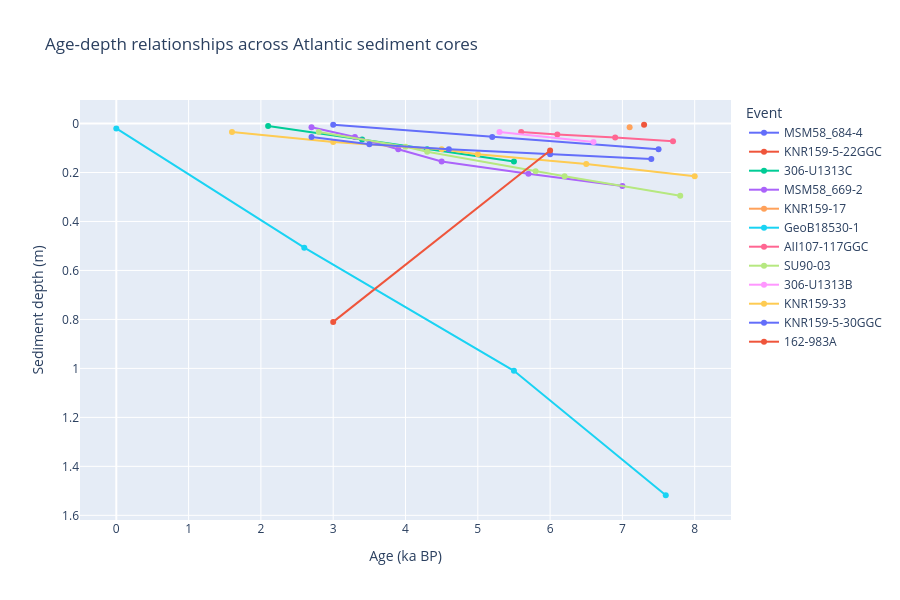

Notebook code for this chart:
### Code cell
fig = px.line(
    d_samples_qc.sort_values("depth_m"),
    x="age_ka_bp",
    y="depth_m",
    color="event_id",
    markers=True,
    hover_data=["sample_id", "hole", "age_depth_qc"],
    title="Age-depth relationships across Atlantic sediment cores",
    labels={
        "age_ka_bp": "Age (ka BP)",
        "depth_m": "Sediment depth (m)",
        "event_id": "Event",
    },
)

fig.update_yaxes(autorange="reversed")
fig.update_layout(height=600)

fig.show()

### Figure 1 — Plotly figure (JSON) as saved in the notebook; plotly's stock layout.template omitted (floating-point values rounded to 4 significant figures)
{"data": [{"customdata": [["LIPPOLD2024_0034", null, "pass"], ["LIPPOLD2024_0035", null, "pass"], ["LIPPOLD2024_0036", null, "pass"]], "hovertemplate": "Event=MSM58_684-4<br>Age (ka BP)=%{x}<br>Sediment depth (m)=%{y}<br>sample_id=%{customdata[0]}<br>hole=%{customdata[1]}<br>age_depth_qc=%{customdata[2]}<extra></extra>", "legendgroup": "MSM58_684-4", "line": {"color": "#636efa", "dash": "solid"}, "marker": {"symbol": "circle"}, "mode": "lines+markers", "name": "MSM58_684-4", "orientation": "v", "showlegend": true, "type": "scatter", "x": [3.0, 5.2, 7.5], "xaxis": "x", "y": [0.005, 0.055, 0.105], "yaxis": "y"}, {"customdata": [["LIPPOLD2024_0016", null, "pass"]], "hovertemplate": "Event=KNR159-5-22GGC<br>Age (ka BP)=%{x}<br>Sediment depth (m)=%{y}<br>sample_id=%{customdata[0]}<br>hole=%{customdata[1]}<br>age_depth_qc=%{customdata[2]}<extra></extra>", "legendgroup": "KNR159-5-22GGC", "line": {"color": "#EF553B", "dash": "solid"}, "marker": {"symbol": "circle"}, "mode": "lines+markers", "name": "KNR159-5-22GGC", "orientation": "v", "showlegend": true, "type": "scatter", "x": [7.3], "xaxis": "x", "y": [0.005], "yaxis": "y"}, {"customdata": [["LIPPOLD2024_0009", "C1H1A", "pass"], ["LIPPOLD2024_0010", "C1H1A", "pass"], ["LIPPOLD2024_0011", "C1H1A", "pass"], ["LIPPOLD2024_0013", "C1H1A", "pass"]], "hovertemplate": "Event=306-U1313C<br>Age (ka BP)=%{x}<br>Sediment depth (m)=%{y}<br>sample_id=%{customdata[0]}<br>hole=%{customdata[1]}<br>age_depth_qc=%{customdata[2]}<extra></extra>", "legendgroup": "306-U1313C", "line": {"color": "#00cc96", "dash": "solid"}, "marker": {"symbol": "circle"}, "mode": "lines+markers", "name": "306-U1313C", "orientation": "v", "showlegend": true, "type": "scatter", "x": [2.1, 3.4, 4.3, 5.5], "xaxis": "x", "y": [0.01, 0.065, 0.105, 0.155], "yaxis": "y"}, {"customdata": [["LIPPOLD2024_0028", null, "pass"], ["LIPPOLD2024_0029", null, "pass"], ["LIPPOLD2024_0030", null, "pass"], ["LIPPOLD2024_0031", null, "pass"], ["LIPPOLD2024_0032", null, "pass"], ["LIPPOLD2024_0033", null, "pass"]], "hovertemplate": "Event=MSM58_669-2<br>Age (ka BP)=%{x}<br>Sediment depth (m)=%{y}<br>sample_id=%{customdata[0]}<br>hole=%{customdata[1]}<br>age_depth_qc=%{customdata[2]}<extra></extra>", "legendgroup": "MSM58_669-2", "line": {"color": "#ab63fa", "dash": "solid"}, "marker": {"symbol": "circle"}, "mode": "lines+markers", "name": "MSM58_669-2", "orientation": "v", "showlegend": true, "type": "scatter", "x": [2.7, 3.3, 3.9, 4.5, 5.7, 7.0], "xaxis": "x", "y": [0.015, 0.055, 0.105, 0.155, 0.205, 0.255], "yaxis": "y"}, {"customdata": [["LIPPOLD2024_0015", null, "pass"]], "hovertemplate": "Event=KNR159-17<br>Age (ka BP)=%{x}<br>Sediment depth (m)=%{y}<br>sample_id=%{customdata[0]}<br>hole=%{customdata[1]}<br>age_depth_qc=%{customdata[2]}<extra></extra>", "legendgroup": "KNR159-17", "line": {"color": "#FFA15A", "dash": "solid"}, "marker": {"symbol": "circle"}, "mode": "lines+markers", "name": "KNR159-17", "orientation": "v", "showlegend": true, "type": "scatter", "x": [7.1], "xaxis": "x", "y": [0.015], "yaxis": "y"}, {"customdata": [["LIPPOLD2024_0005", null, "pass"], ["LIPPOLD2024_0006", null, "pass"], ["LIPPOLD2024_0007", null, "pass"], ["LIPPOLD2024_0008", null, "pass"]], "hovertemplate": "Event=GeoB18530-1<br>Age (ka BP)=%{x}<br>Sediment depth (m)=%{y}<br>sample_id=%{customdata[0]}<br>hole=%{customdata[1]}<br>age_depth_qc=%{customdata[2]}<extra></extra>", "legendgroup": "GeoB18530-1", "line": {"color": "#19d3f3", "dash": "solid"}, "marker": {"symbol": "circle"}, "mode": "lines+markers", "name": "GeoB18530-1", "orientation": "v", "showlegend": true, "type": "scatter", "x": [0.0, 2.6, 5.5, 7.6], "xaxis": "x", "y": [0.02, 0.507, 1.01, 1.518], "yaxis": "y"}, {"customdata": [["LIPPOLD2024_0001", null, "pass"], ["LIPPOLD2024_0002", null, "pass"], ["LIPPOLD2024_0003", null, "pass"], ["LIPPOLD2024_0004", null, "pass"]], "hovertemplate": "Event=AII107-117GGC<br>Age (ka BP)=%{x}<br>Sediment depth (m)=%{y}<br>sample_id=%{customdata[0]}<br>hole=%{customdata[1]}<br>age_depth_qc=%{customdata[2]}<extra></extra>", "legendgroup": "AII107-117GGC", "line": {"color": "#FF6692", "dash": "solid"}, "marker": {"symbol": "circle"}, "mode": "lines+markers", "name": "AII107-117GGC", "orientation": "v", "showlegend": true, "type": "scatter", "x": [5.6, 6.1, 6.9, 7.7], "xaxis": "x", "y": [0.035, 0.045, 0.0575, 0.0725], "yaxis": "y"}, {"customdata": [["LIPPOLD2024_0039", null, "pass"], ["LIPPOLD2024_0040", null, "pass"], ["LIPPOLD2024_0041", null, "pass"], ["LIPPOLD2024_0042", null, "pass"], ["LIPPOLD2024_0043", null, "pass"], ["LIPPOLD2024_0044", null, "pass"]], "hovertemplate": "Event=SU90-03<br>Age (ka BP)=%{x}<br>Sediment depth (m)=%{y}<br>sample_id=%{customdata[0]}<br>hole=%{customdata[1]}<br>age_depth_qc=%{customdata[2]}<extra></extra>", "legendgroup": "SU90-03", "line": {"color": "#B6E880", "dash": "solid"}, "marker": {"symbol": "circle"}, "mode": "lines+markers", "name": "SU90-03", "orientation": "v", "showlegend": true, "type": "scatter", "x": [2.8, 4.0, 4.3, 5.8, 6.2, 7.8], "xaxis": "x", "y": [0.035, 0.095, 0.115, 0.195, 0.215, 0.295], "yaxis": "y"}, {"customdata": [["LIPPOLD2024_0012", "B1H1W", "pass"], ["LIPPOLD2024_0014", "B1H1A", "pass"]], "hovertemplate": "Event=306-U1313B<br>Age (ka BP)=%{x}<br>Sediment depth (m)=%{y}<br>sample_id=%{customdata[0]}<br>hole=%{customdata[1]}<br>age_depth_qc=%{customdata[2]}<extra></extra>", "legendgroup": "306-U1313B", "line": {"color": "#FF97FF", "dash": "solid"}, "marker": {"symbol": "circle"}, "mode": "lines+markers", "name": "306-U1313B", "orientation": "v", "showlegend": true, "type": "scatter", "x": [5.3, 6.6], "xaxis": "x", "y": [0.035, 0.075], "yaxis": "y"}, {"customdata": [["LIPPOLD2024_0022", null, "pass"], ["LIPPOLD2024_0023", null, "pass"], ["LIPPOLD2024_0024", null, "pass"], ["LIPPOLD2024_0025", null, "pass"], ["LIPPOLD2024_0026", null, "pass"], ["LIPPOLD2024_0027", null, "pass"]], "hovertemplate": "Event=KNR159-33<br>Age (ka BP)=%{x}<br>Sediment depth (m)=%{y}<br>sample_id=%{customdata[0]}<br>hole=%{customdata[1]}<br>age_depth_qc=%{customdata[2]}<extra></extra>", "legendgroup": "KNR159-33", "line": {"color": "#FECB52", "dash": "solid"}, "marker": {"symbol": "circle"}, "mode": "lines+markers", "name": "KNR159-33", "orientation": "v", "showlegend": true, "type": "scatter", "x": [1.6, 3.0, 4.5, 5.0, 6.5, 8.0], "xaxis": "x", "y": [0.035, 0.075, 0.105, 0.125, 0.165, 0.215], "yaxis": "y"}, {"customdata": [["LIPPOLD2024_0017", null, "pass"], ["LIPPOLD2024_0018", null, "pass"], ["LIPPOLD2024_0019", null, "pass"], ["LIPPOLD2024_0020", null, "pass"], ["LIPPOLD2024_0021", null, "pass"]], "hovertemplate": "Event=KNR159-5-30GGC<br>Age (ka BP)=%{x}<br>Sediment depth (m)=%{y}<br>sample_id=%{customdata[0]}<br>hole=%{customdata[1]}<br>age_depth_qc=%{customdata[2]}<extra></extra>", "legendgroup": "KNR159-5-30GGC", "line": {"color": "#636efa", "dash": "solid"}, "marker": {"symbol": "circle"}, "mode": "lines+markers", "name": "KNR159-5-30GGC", "orientation": "v", "showlegend": true, "type": "scatter", "x": [2.7, 3.5, 4.6, 6.0, 7.4], "xaxis": "x", "y": [0.055, 0.085, 0.105, 0.125, 0.145], "yaxis": "y"}, {"customdata": [["LIPPOLD2024_0038", "AH2W", "review_depth_scale"], ["LIPPOLD2024_0037", "AH1W", "review_depth_scale"]], "hovertemplate": "Event=162-983A<br>Age (ka BP)=%{x}<br>Sediment depth (m)=%{y}<br>sample_id=%{customdata[0]}<br>hole=%{customdata[1]}<br>age_depth_qc=%{customdata[2]}<extra></extra>", "legendgroup": "162-983A", "line": {"color": "#EF553B", "dash": "solid"}, "marker": {"symbol": "circle"}, "mode": "lines+markers", "name": "162-983A", "orientation": "v", "showlegend": true, "type": "scatter", "x": [6.0, 3.0], "xaxis": "x", "y": [0.11, 0.81], "yaxis": "y"}], "layout": {"height": 600, "legend": {"title": {"text": "Event"}, "tracegroupgap": 0}, "title": {"text": "Age-depth relationships across Atlantic sediment cores"}, "xaxis": {"anchor": "y", "domain": [0, 1], "title": {"text": "Age (ka BP)"}}, "yaxis": {"anchor": "x", "autorange": "reversed", "domain": [0, 1], "title": {"text": "Sediment depth (m)"}}}}
